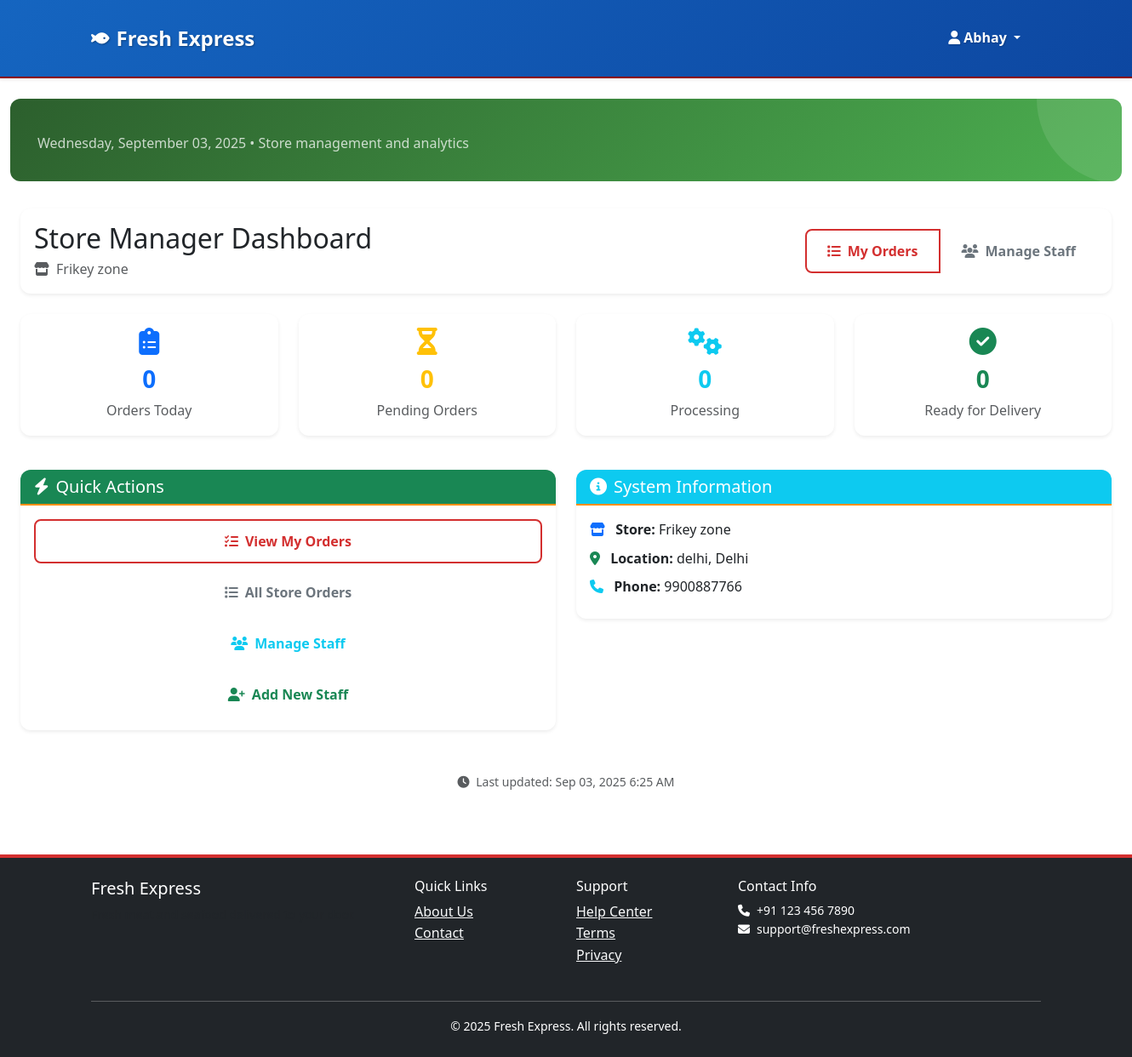
The app's page /stores/staff/dashboard/ (signed in) with its own data.
### accounts/models.py (models this page shows, shortened)
class User(AbstractUser):
    USER_TYPES = [
        ('customer', 'Customer'),
        ('store_owner', 'Store Owner'),
        ('store_staff', 'Store Staff'),
        ('delivery_agent', 'Delivery Agent'),
        ('admin', 'Admin'),
    ]
    user_type = models.CharField(max_length=20, choices=USER_TYPES, default='customer')
    phone_number = models.CharField(max_length=15, blank=True, null=True)
    email_verified = models.BooleanField(default=False)
    phone_verified = models.BooleanField(default=False)
    created_at = models.DateTimeField(auto_now_add=True)
    updated_at = models.DateTimeField(auto_now=True)

### stores/models.py (models this page shows, shortened)
class Store(TimeStampedModel):
    STORE_STATUS = [
        ('open', 'Open'),
        ('closed', 'Closed'),
        ('pending_approval', 'Pending Approval'),
        ('suspended', 'Suspended'),
    ]
    store_id = models.UUIDField(default=uuid.uuid4, unique=True, editable=False)
    store_code = models.CharField(max_length=20, unique=True, db_index=True)
    name = models.CharField(max_length=100)
    description = models.TextField(blank=True, null=True)
    owner = models.ForeignKey(User, on_delete=models.CASCADE, related_name='owned_stores')
    staff_members = models.ManyToManyField(User, through='StoreStaff', related_name='store_staff')
    phone_number = models.CharField(max_length=15)
    email = models.EmailField()
    address_line_1 = models.CharField(max_length=255)
    address_line_2 = models.CharField(max_length=255, blank=True, null=True)
    city = models.CharField(max_length=100)
    state = models.CharField(max_length=100)
    zip_code = models.CharField(max_length=10)
    logo = models.ImageField(upload_to='store_logos/', blank=True, null=True)
    banner_image = models.ImageField(upload_to='store_banners/', blank=True, null=True)
    business_hours = models.JSONField(default=dict, blank=True)
    status = models.CharField(max_length=20, choices=STORE_STATUS, default='pending_approval')
    is_active = models.BooleanField(default=True)
    auto_accept_orders = models.BooleanField(default=False)
    commission_rate = models.DecimalField(max_digits=5, decimal_places=2, default=Decimal('10.00'))
    zip_coverage = models.ManyToManyField(ZipArea, through='StoreZipCoverage')
    class Meta:
        ordering = ['name']
        indexes = [
            models.Index(fields=['store_code', 'status']),
            models.Index(fields=['status', 'is_active']),
        ]

### stores/staff_views.py (the view)
# urls.py: path('staff/dashboard/', staff_views.StaffDashboardView.as_view(), name='staff_dashboard'),
class StaffDashboardView(StoreStaffRequiredMixin, TemplateView):
    template_name = 'stores/staff/dashboard.html'
    def get_context_data(self, **kwargs):
        context = super().get_context_data(**kwargs)
        staff_profile = None
        store = None
        if self.request.user.user_type == 'store_staff':
            try:
                staff_profile = StoreStaff.objects.get(user=self.request.user, is_active=True)
                store = staff_profile.store
            except StoreStaff.DoesNotExist:
                messages.error(self.request, 'Staff profile not found. Please contact your store manager.')
                return redirect('accounts:login')
        elif self.request.user.user_type == 'store_owner':
            store = Store.objects.filter(owner=self.request.user).first()
        if not store:
            messages.error(self.request, 'Store not found.')
            return redirect('accounts:login')
        assigned_orders = []
        if staff_profile:
            assigned_orders = StaffOrderAssignment.objects.filter(
                staff=staff_profile,
                status__in=['assigned', 'accepted', 'in_progress']
            ).select_related('order').order_by('-assigned_at')[:10]
        today = timezone.now().date()
        store_orders = Order.objects.filter(store=store)
        context.update({
            'staff_profile': staff_profile,
            'store': store,
            'assigned_orders': assigned_orders,
            'total_orders_today': store_orders.filter(created_at__date=today).count(),
            'pending_orders': store_orders.filter(status='pending').count(),
            'processing_orders': store_orders.filter(status='confirmed').count(),
            'ready_orders': store_orders.filter(status='ready').count(),
        })
        return context

### templates/stores/staff/dashboard.html (shortened to what this page needs)
{% extends 'dashboards/base_dashboard.html' %}
{% load static %}
{% block dashboard_content %}
<div class="container-fluid">
    <div class="row mb-4">
        <div class="col-12">
            <div class="card border-0 shadow-sm">
                <div class="card-body">
                    <div class="row align-items-center">
                        <div class="col-md-8">
                            {% if staff_profile %}
                                <h2 class="mb-1">Welcome, {{ staff_profile.user.get_full_name }}</h2>
                                <p class="text-muted mb-0">
                                    <i class="fas fa-user-tag me-2"></i>{{ staff_profile.get_role_display }} •
                                    <i class="fas fa-store me-2"></i>{{ store.name }} •
                                    <i class="fas fa-id-badge me-2"></i>Staff ID: {{ staff_profile.staff_id }}
                                </p>
                            {% else %}
                                <h2 class="mb-1">Store Manager Dashboard</h2>
                                <p class="text-muted mb-0">
                                    <i class="fas fa-store me-2"></i>{{ store.name }}
                                </p>
                            {% endif %}
                        </div>
                        <div class="col-md-4 text-end">
                            <div class="btn-group" role="group">
                                <a href="{% url 'stores:staff_orders' %}" class="btn btn-outline-primary">
                                    <i class="fas fa-list me-2"></i>My Orders
                                </a>
                                {% if request.user.user_type == 'store_owner' %}
                                <a href="{% url 'stores:staff_list' %}" class="btn btn-outline-secondary">
                                    <i class="fas fa-users me-2"></i>Manage Staff
                                </a>
                                {% endif %}
                            </div>
                        </div>
                    </div>
                </div>
            </div>
        </div>
    </div>
    <div class="row mb-4">
        <div class="col-lg-3 col-md-6 mb-3">
            <div class="card border-0 shadow-sm text-center h-100">
                <div class="card-body">
                    <div class="text-primary mb-2">
                        <i class="fas fa-clipboard-list fa-2x"></i>
                    </div>
                    <h3 class="card-title text-primary">{{ total_orders_today }}</h3>
                    <p class="card-text text-muted">Orders Today</p>
                </div>
            </div>
        </div>
        <div class="col-lg-3 col-md-6 mb-3">
            <div class="card border-0 shadow-sm text-center h-100">
                <div class="card-body">
                    <div class="text-warning mb-2">
                        <i class="fas fa-hourglass-half fa-2x"></i>
                    </div>
                    <h3 class="card-title text-warning">{{ pending_orders }}</h3>
                    <p class="card-text text-muted">Pending Orders</p>
                </div>
            </div>
        </div>
        <div class="col-lg-3 col-md-6 mb-3">
            <div class="card border-0 shadow-sm text-center h-100">
                <div class="card-body">
                    <div class="text-info mb-2">
                        <i class="fas fa-cogs fa-2x"></i>
                    </div>
                    <h3 class="card-title text-info">{{ processing_orders }}</h3>
                    <p class="card-text text-muted">Processing</p>
                </div>
            </div>
        </div>
        <div class="col-lg-3 col-md-6 mb-3">
            <div class="card border-0 shadow-sm text-center h-100">
                <div class="card-body">
                    <div class="text-success mb-2">
                        <i class="fas fa-check-circle fa-2x"></i>
                    </div>
                    <h3 class="card-title text-success">{{ ready_orders }}</h3>
                    <p class="card-text text-muted">Ready for Delivery</p>
                </div>
            </div>
        </div>
    </div>
    <div class="row">
        <div class="col-md-6 mb-4">
            <div class="card border-0 shadow-sm">
                <div class="card-header bg-success text-white">
                    <h5 class="mb-0">
                        <i class="fas fa-bolt me-2"></i>Quick Actions
                    </h5>
                </div>
                <div class="card-body">
                    <div class="d-grid gap-2">
                        <a href="{% url 'stores:staff_orders' %}" class="btn btn-outline-primary">
                            <i class="fas fa-tasks me-2"></i>View My Orders
                        </a>
                        <a href="{% url 'stores:orders' %}" class="btn btn-outline-secondary">
                            <i class="fas fa-list me-2"></i>All Store Orders
                        </a>
                        {% if request.user.user_type == 'store_owner' %}
                        <a href="{% url 'stores:staff_list' %}" class="btn btn-outline-info">
                            <i class="fas fa-users me-2"></i>Manage Staff
                        </a>
                        <a href="{% url 'stores:staff_create' %}" class="btn btn-outline-success">
                            <i class="fas fa-user-plus me-2"></i>Add New Staff
                        </a>
                        {% endif %}
                    </div>
                </div>
            </div>
        </div>
        <div class="col-md-6 mb-4">
            <div class="card border-0 shadow-sm">
                <div class="card-header bg-info text-white">
                    <h5 class="mb-0">
                        <i class="fas fa-info-circle me-2"></i>System Information
                    </h5>
                </div>
                <div class="card-body">
                    <ul class="list-unstyled mb-0">
                        <li class="mb-2">
                            <i class="fas fa-store text-primary me-2"></i>
                            <strong>Store:</strong> {{ store.name }}
                        </li>
                        <li class="mb-2">
                            <i class="fas fa-map-marker-alt text-success me-2"></i>
                            <strong>Location:</strong> {{ store.city }}, {{ store.state }}
                        </li>
                        <li class="mb-2">
                            <i class="fas fa-phone text-info me-2"></i>
                            <strong>Phone:</strong> {{ store.phone_number }}
                        </li>
                    </ul>
                </div>
            </div>
        </div>
    </div>
</div>
{% endblock %}

### templates/base.html (shortened to what this page needs)
<!DOCTYPE html>
<html lang="en">
<head>
    <link href="https://cdn.jsdelivr.net/npm/bootstrap@5.3.0/dist/css/bootstrap.min.css" rel="stylesheet">
    <link href="https://cdnjs.cloudflare.com/ajax/libs/font-awesome/6.4.0/css/all.min.css" rel="stylesheet">
    {% load static %}
    <link href="{% static 'css/appetite-theme.css' %}" rel="stylesheet">
    <link href="{% static 'css/common.css' %}" rel="stylesheet">
    <link href="{% static 'css/global-product-card.css' %}" rel="stylesheet">
</head>
<body>
    <nav class="navbar navbar-expand-lg navbar-light bg-white shadow-sm">
        <div class="container" >
            <a class="navbar-brand fw-bold text-primary" href="{% url 'core:home' %}">
                <i class="fas fa-fish me-2"></i>Fresh Express
            </a>
            <div class="collapse navbar-collapse" id="navbarNav">
                <ul class="navbar-nav">
                    {% if user.is_authenticated %}
                    <li class="nav-item dropdown">
                        <a class="nav-link dropdown-toggle" href="#" id="userDropdown" role="button"
                           data-bs-toggle="dropdown" aria-expanded="false">
                            <i class="fas fa-user me-1"></i>{{ user.get_full_name|default:user.username }}
                        </a>
                    </li>
                    {% endif %}
                </ul>
            </div>
        </div>
    </nav>
    <main>
        {% block content %}{% endblock %}
    </main>
    <footer class="bg-dark text-white mt-5 py-4">
        <div class="container">
            <div class="row">
                <div class="col-md-4">
                    <h5>Fresh Express</h5>
                    <p class="small text-muted">Fresh meat and seafood delivered to your door.</p>
                </div>
                <div class="col-md-2">
                    <h6>Quick Links</h6>
                    <ul class="list-unstyled">
                        <li><a href="{% url 'core:about' %}" class="text-light">About Us</a></li>
                        <li><a href="{% url 'core:contact' %}" class="text-light">Contact</a></li>
                    </ul>
                </div>
                <div class="col-md-2">
                    <h6>Support</h6>
                    <ul class="list-unstyled">
                        <li><a href="{% url 'chat:chat_list' %}" class="text-light">Help Center</a></li>
                        <li><a href="{% url 'core:terms' %}" class="text-light">Terms</a></li>
                        <li><a href="{% url 'core:privacy' %}" class="text-light">Privacy</a></li>
                    </ul>
                </div>
                <div class="col-md-4">
                    <h6>Contact Info</h6>
                    <p class="small">
                        <i class="fas fa-phone me-2"></i>+91 123 456 7890<br>
                        <i class="fas fa-envelope me-2"></i>support@freshexpress.com
                    </p>
                </div>
            </div>
            <hr class="mt-4">
            <div class="text-center">
                <small>&copy; 2025 Fresh Express. All rights reserved.</small>
            </div>
        </div>
    </footer>
    <script src="{% load static %}{% static 'js/main.js' %}"></script>
</body>
</html>

### records on screen
User: get_full_name "Abhay"
Store: name "Frikey zone", city "delhi", state "Delhi", phone_number "9900887766"

### other values on screen
{{ total_orders_today }} "0"
{{ pending_orders }} "0"
{{ processing_orders }} "0"
{{ ready_orders }} "0"
